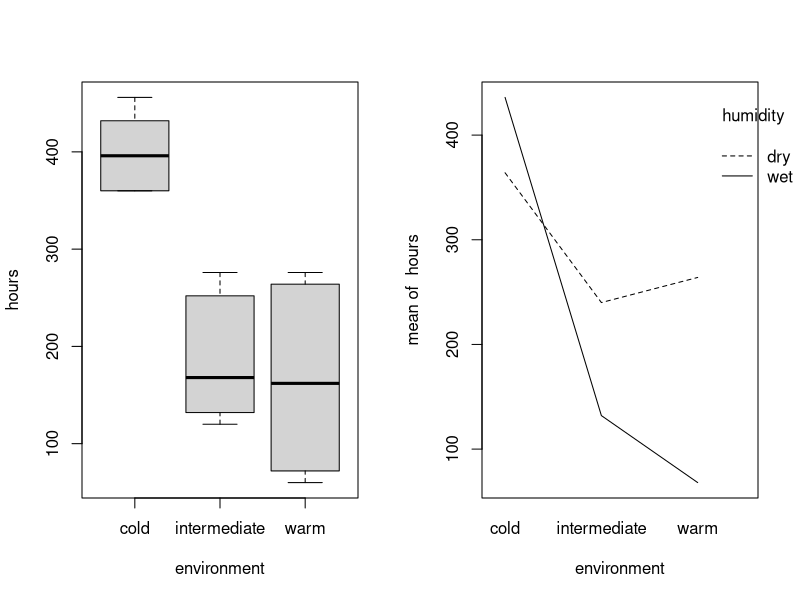
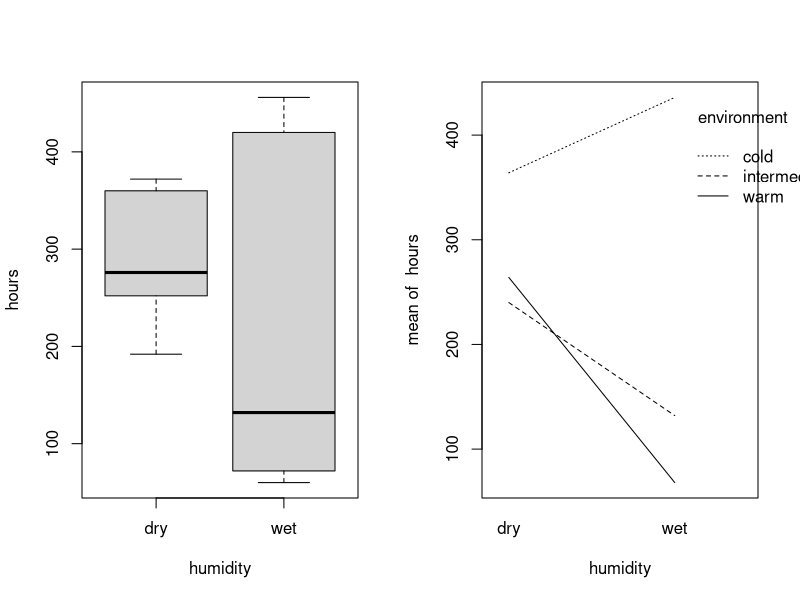
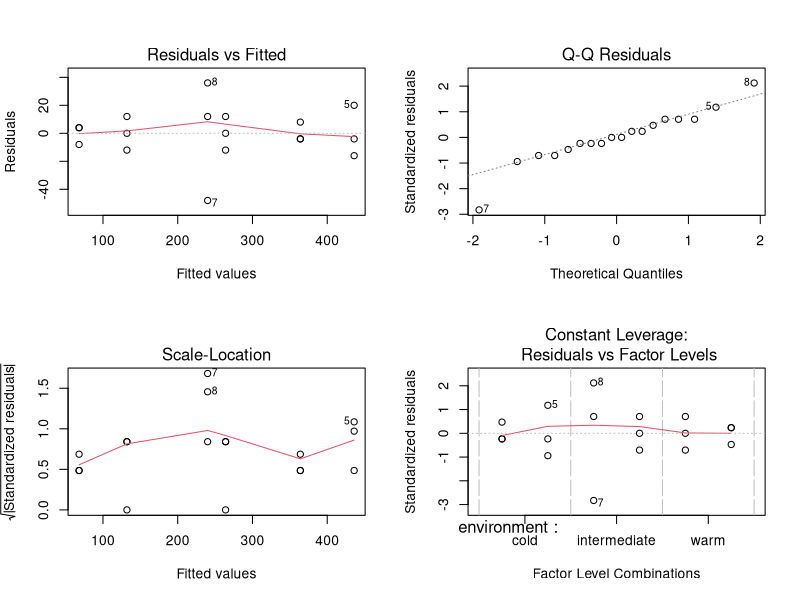
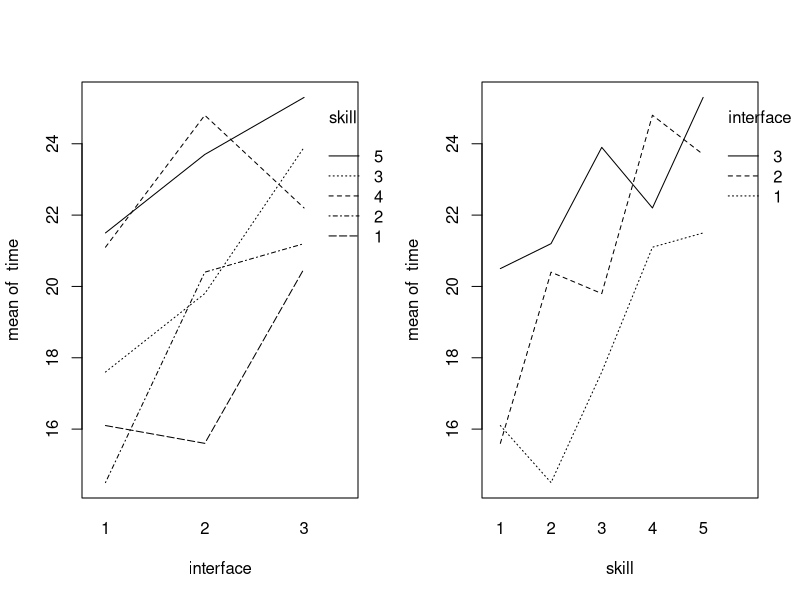
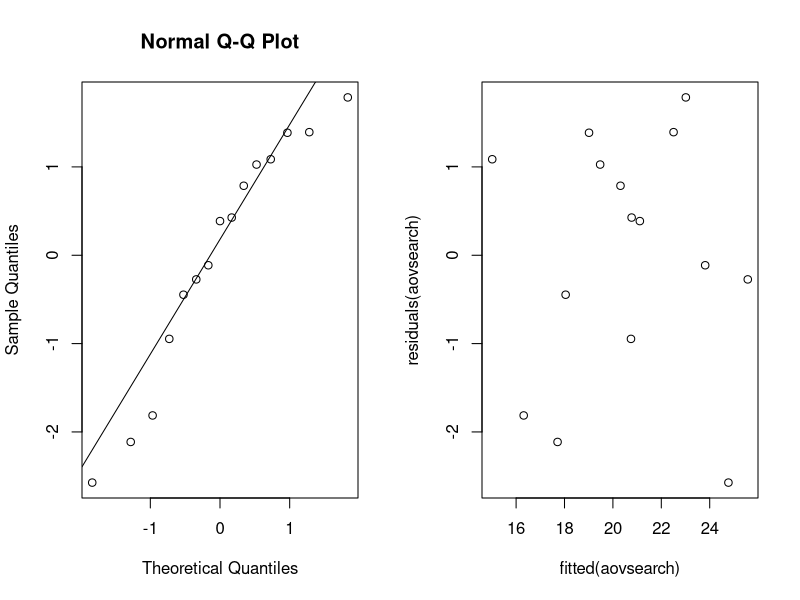
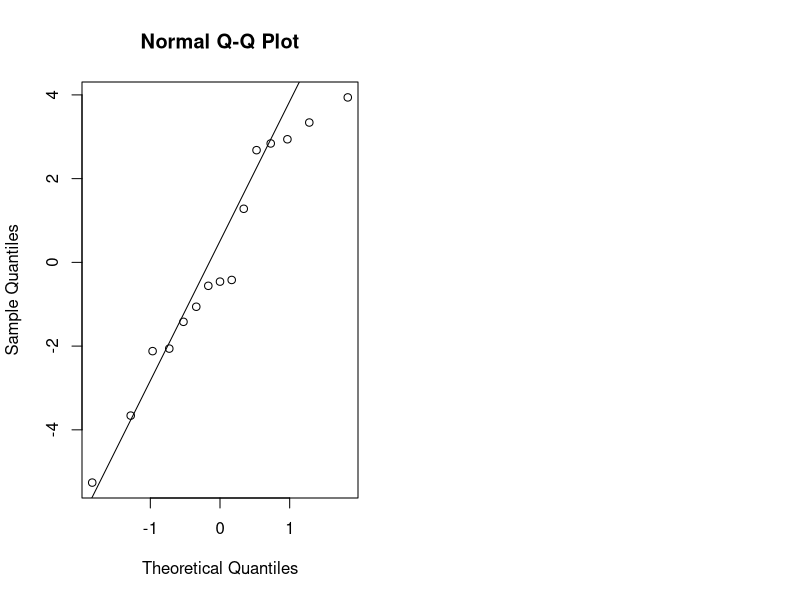

Source code (R) for these figures, in order: (Note: this script raises an error after producing the figures.)
## ---- chunk 1
knitr::opts_chunk$set(fig.height = 2.5)
options(show.signif.stars=FALSE)
## ---- chunk 2
bread = read.table(file = 'data/bread.txt', header = TRUE)
## ---- chunk 3
# The randomization process for 18 slices
# Take hours column from the data
hrs = as.vector(as.matrix(bread$hours))
# Create environment column
env = rep(c('cold', 'intermediate', 'warm'), each = 6)
# Create humidity column
humi = rep(c('dry', 'wet'), each = 3)
# Converting to data frame
head(data.frame(cbind(hrs, env, humi)))
## ---- chunk 4
# Divide into two columns
par(mfrow=c(1, 2))
attach(bread)
# Boxplot vs interaction plot in hours~environment
boxplot(hours~environment, data = bread)
interaction.plot(environment, humidity, hours, fixed = TRUE)
# Boxplot vs interaction plot in hours~humidity
boxplot(hours~humidity, data = bread)
interaction.plot(humidity, environment, hours, fixed = TRUE)
## ---- chunk 5
# Creating linear model and ANOVA test
breadaov = lm(hours~environment*humidity, data = bread); anova(breadaov)
p_interaction = anova(breadaov)$Pr[3]
## ---- chunk 6
summary(breadaov)[4]
## ---- chunk 7
par(mfrow=c(2, 2))
# Plot the linear fitted model graphs
plot(breadaov)
## ---- chunk 8
search <- read.table("data/search.txt", header=TRUE)
## ---- chunk 9
N <- as.vector(as.matrix(search$time))
I <- as.vector(as.matrix(search$skill))
B <- as.vector(as.matrix(search$interface))
for (i in 1:B){
  print(sample(1:(N*I)))
}
# xtabs(time~interface+skill,data=search)
## ---- chunk 10
# interaction.plot(search_data$interface, search_data$skill, search_data$time)
# boxplot(search_data$interface, search_data$skill, search_data$time)

attach(search)
# par(mfrow=c(1,2))
# boxplot(time~interface)
# boxplot(time~skill)

par(mfrow=c(1,2))
interaction.plot(interface,skill,time)
interaction.plot(skill,interface,time)
## ---- chunk 11
search$skill = as.factor(search$skill)
search$interface = as.factor(search$interface)

aovsearch=lm(time~interface+skill, data=search); anova(aovsearch)
## ---- chunk 12
summary(aovsearch)
## ---- chunk 13
qqnorm(residuals(aovsearch));qqline(residuals(aovsearch))
## ---- chunk 14
plot(fitted(aovsearch),residuals(aovsearch))
## ---- chunk 15
friedman.test(time,interface,skill)
## ---- chunk 16
aovsearch2=lm(time~interface, data=search); anova(aovsearch2)
## ---- chunk 17
qqnorm(residuals(aovsearch2))
qqline(residuals(aovsearch2))
## ---- chunk 18
library(multcomp)
library(lme4)
cow <- read.table("data/cow.txt", header=TRUE)
## ---- chunk 19
cow$id=factor(cow$id); cow$per=factor(cow$per)
aovcow=lm(milk~id+per+treatment,data=cow)
anova(aovcow)
## ---- chunk 20
cowlm <- lm(milk~treatment+per+id,data=cow)
(diff_milk <- glht(cowlm,linfct=mcp(treatment="Tukey")))
## ---- chunk 21
attach(cow)
cowlmer1 <- lmer(milk~treatment+order+per+(1|id),REML=FALSE)
cowlmer2 <- lmer(milk~order+per+(1|id),REML=FALSE)
anova(cowlmer2,cowlmer1)
## ---- chunk 22
(diff_milklmer =glht(cowlmer1,linfct=mcp(treatment="Tukey")))
## ---- chunk 23
attach(cow)
t.test(milk[treatment=="A"],milk[treatment=="B"],paired=TRUE)
## ---- chunk 24
nauseatable = read.table(file = 'nauseatable.txt', header = TRUE)
## ---- chunk 25
table_to_vector = unlist(nauseatable,  use.names = FALSE)
# Create nausea column, possible values 0 (No Nausea), 1(Nausea)
nausea = rep(c('0', '1'), each = 3, times = c(table_to_vector))
med = c('Chlorpromazine','Pentobarbital(100mg)','Pentobarbital(150mg)')
# Create medicine column, contains name of all the medicines
medicine = rep(c(med,med), each = 1, times = c(table_to_vector))
df = data.frame(cbind(nausea, medicine))
## ---- chunk 26
xtabs(~medicine+nausea)
## ---- chunk 27
#options(scipen = 999)
meds = factor(medicine)
mystat=function(x) sum(residuals(x)^2)
B=1000
tstar=numeric(B)
for (i in 1:B) {
  treatstar=sample(meds)
  tstar[i]=mystat(lm(nausea~treatstar))
}
myt=mystat(lm(nausea~treatstar))
myt
hist(tstar)
## ---- chunk 28
pl = sum(tstar<myt)/B 
pr = sum(tstar>myt)/B
pmin = min(pl,pr) 
pvalue = 2*pmin
pvalue
## ---- chunk 29
pvalue_chisq = chisq.test(xtabs(~medicine+nausea, data = nauseatable))[[3]]
pvalue_tstar=2*pmin
pvalue_chisq
pvalue_tstar
## ---- chunk 30
expenses_crime = read.table(file = 'expensescrime.txt', header = TRUE)
## ---- chunk 31
# Step Up method
summary(lm( expend~bad ,data = expenses_crime))
summary(lm( expend~crime ,data = expenses_crime))
summary(lm( expend~lawyers ,data = expenses_crime))
summary(lm( expend~employ ,data = expenses_crime))
summary(lm( expend~pop ,data = expenses_crime))
## ---- chunk 32
summary(lm( expend~employ+bad ,data = expenses_crime))
summary(lm( expend~employ+crime ,data = expenses_crime))
summary(lm( expend~employ+lawyers ,data = expenses_crime))
summary(lm( expend~employ+pop ,data = expenses_crime))
## ---- chunk 33
summary(lm( expend~employ+lawyers+bad ,data = expenses_crime))
summary(lm( expend~employ+lawyers+crime ,data = expenses_crime))
summary(lm( expend~employ+lawyers+pop ,data = expenses_crime))
## ---- chunk 34
#Final model for the step up approach
summary(lm( expend~employ+lawyers ,data = expenses_crime))
## ---- chunk 35
summary(lm( expend~bad+crime+lawyers+employ+pop ,data = expenses_crime))
## ---- chunk 36
summary(lm( expend~crime+lawyers+employ+pop ,data = expenses_crime))

## ---- chunk 37
#Final model using Step down method
summary(lm( expend~lawyers+employ ,data = expenses_crime))

## ---- chunk 38
plot(expenses_crime[,c(3:7)])
## ---- chunk 39
plot(expenses_crime$lawyers, expenses_crime$employ)

## ---- chunk 40
model = lm( expend~lawyers+employ ,data = expenses_crime)
round(cooks.distance(model),2)
plot(cooks.distance(model),type="b")
## ---- chunk 41
influencePlot(model, main="Influence Plot", sub="Circle size represents Cook's Distance")
## ---- chunk 42
cor(expenses_crime[,c(3:7)])
plot(expenses_crime$pop, expenses_crime$employ)
## ---- chunk 43
install.packages("car")
library(car)

model1 = lm( expend~lawyers+employ+pop ,data = expenses_crime)
vif(model)
vif(model1)
## ---- chunk 44
lw_model = lm( expend~lawyers ,data = expenses_crime)
plot(residuals(lw_model),expenses_crime$lawyers)

em_model = lm( expend~employ ,data = expenses_crime)
plot(residuals(em_model),expenses_crime$employ)
## ---- chunk 45
qqnorm(residuals(model));qqline(residuals(model))
